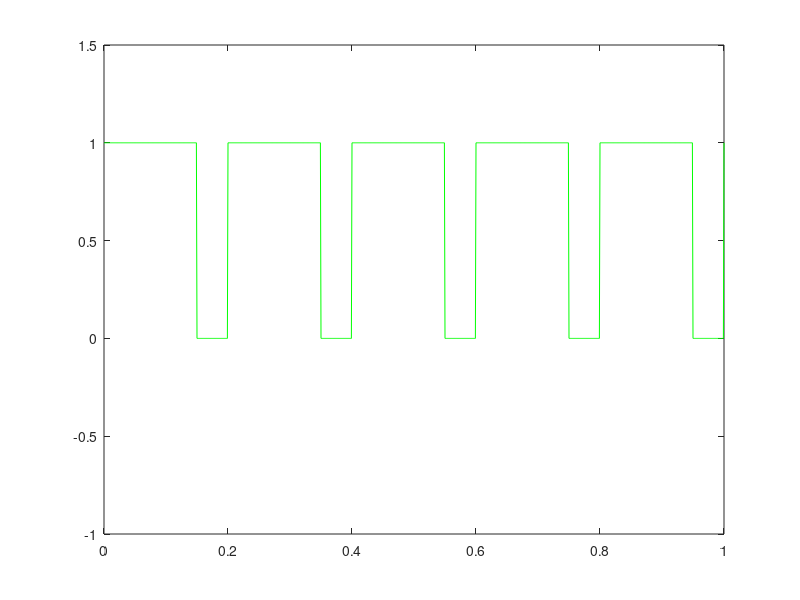
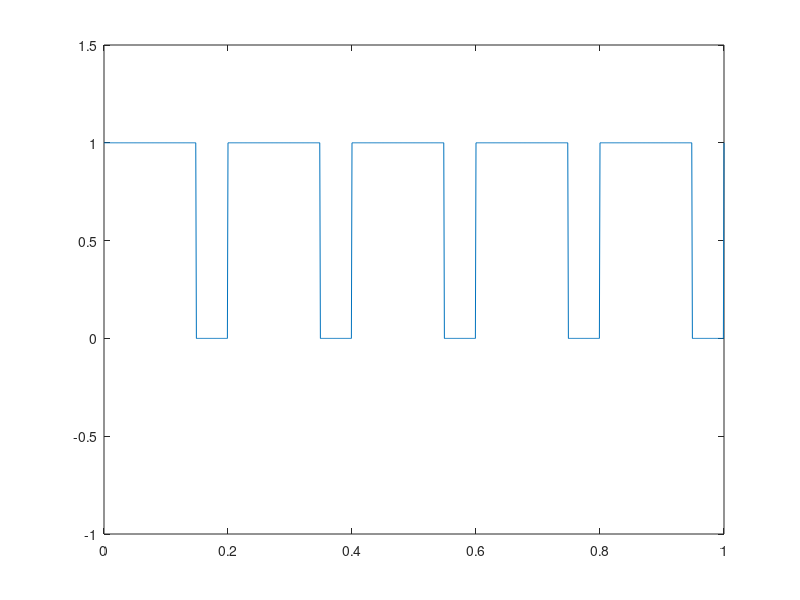

MATLAB code for these plots, in order:
%%Script to generate a square wave with frequency, duty cycle and period of 2pi%%

clc; clear all;
f_burst = 5; %frequency Hz
T = 1.0; % total time s
dt = 1e-3; % Time step s
duty = 0.75; % Duty 
cycles = T * f_burst; % number of cycles per period
n = 0:dt:T;
t = ones(1,length(n));
t_t = 1 / f_burst; % time of each cycle
t_on = duty / f_burst; % on time per cylce
t_off = 1 / f_burst * (1- duty); % off time per cylce
temp = 0; 
t_on_f = t_on * 1000; t_t_f = t_t * 1000; 
for i=1 : ceil(cycles);
  t(temp +  t_on_f +1:i * t_t_f) = 0; % apply zero in range t[n-t_on:n-tt]
  temp = temp +  t_t_f; % increase the base time
endfor
figure(1)
plot(n,t(1:length(n)),'g');ylim([-1 1.5]);

%% Alternative based on counting time steps
k = 0;
time_step = 0
x = zeros(length(n));
for i=1 : length(n);
  time_step = time_step + 1*dt;
  k = k + 1; % count until reach time on
  if k < t_on_f 
    x(i)=1;
  elseif k < t_t_f 
    x(i)=0;
  elseif k == t_t_f  
    k = 0; % reset counter
  end
  
end
figure(2)
plot(n,x(1:length(n)));ylim([-1 1.5]);